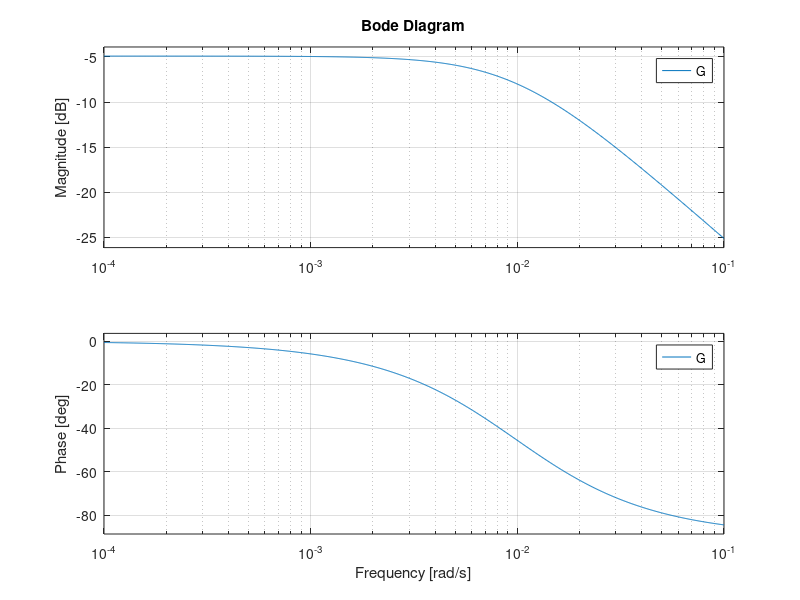
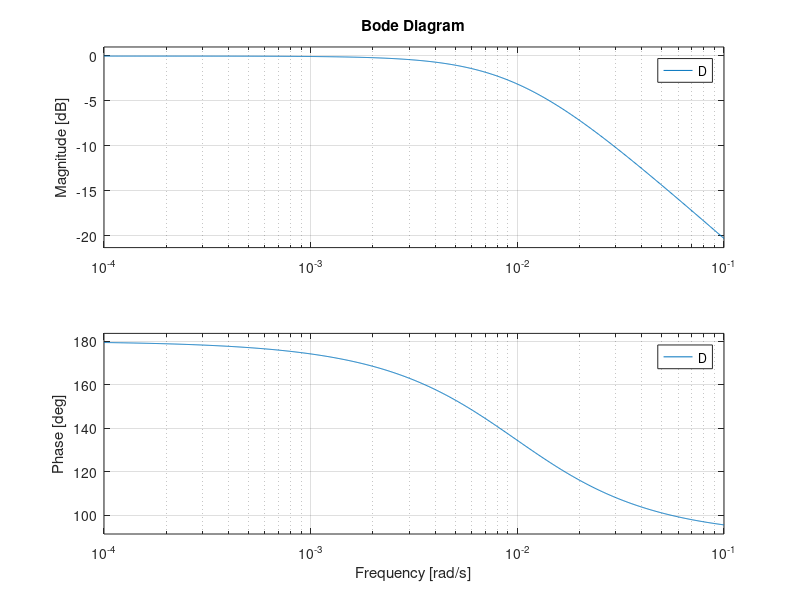
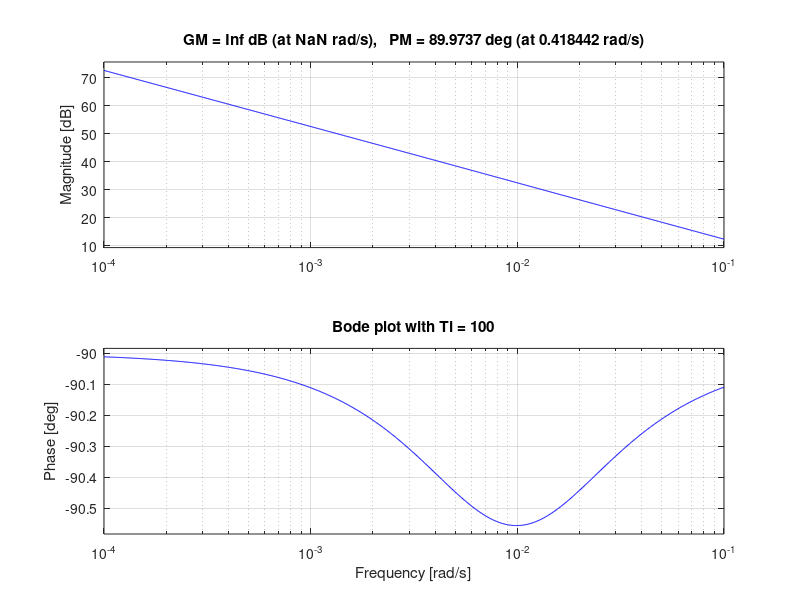
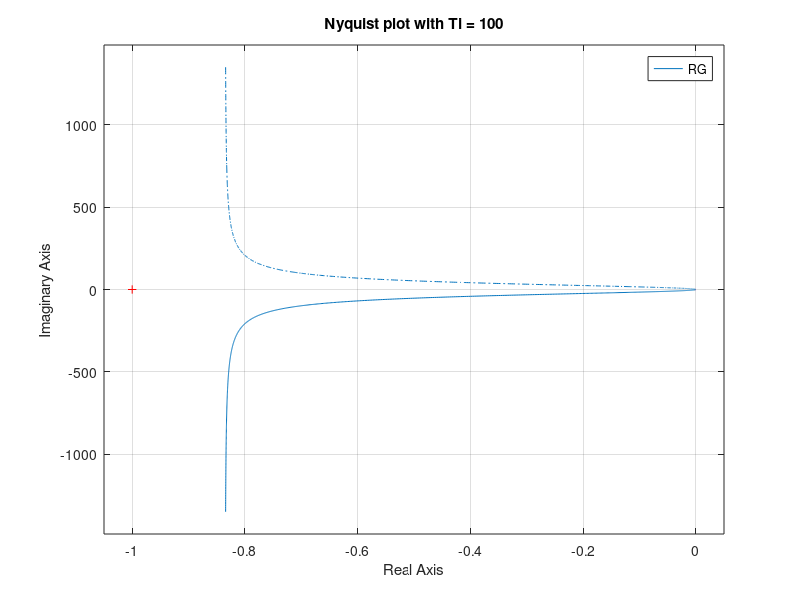

Here is the MATLAB script that generated these plots, in order: (Note: this script raises an error after producing the figures.)
close all; clear; clc;

%% System data
g = 9.81;               % gravity acceleration [m/s^2]
M = 1500;               % vehicle mass [kg]
J_wheel = 1;            % moment of inertia of the wheel [kg*m^2]
J_M = 0.05;             % moment of inertia of the motor [kg*m^2]
alpha = deg2rad(5);     % slope of the road [degrees]
R = 0.35;               % wheel radius [m]
r1 = 0.005;             % damping coefficient 1 [Nms/rad]
r2 = 0.005;             % damping coefficient 2 [Nms/rad]
k_t = Inf;              % torsional stiffness of the drive shaft [Nm/rad]
tau_1 = 3;              % transmission ratio [-]
tau_2 = 1;              % differential ratio [-]
rho_air = 1.225;        % air density [kg/m^3]
A_front = 2.2;          % front surface of the vehicle [m^2]
Cx = 0.3;               % drag coefficient [-]
C_RR = 0.01;            % rolling coefficient [-]
k_RR = 0.0002;          % rolling coefficient [s/m]

m_star = J_M*(tau_1*tau_2/R)^2+4*J_wheel/(R^2)+M;
r_star = (r1+r2)*(tau_2/R)^2;
fprintf('m*=%f ; r*=%f\n',m_star,r_star);

%% Part 1 : Steady-state analysis
v0 = 15;                % steady-state vehicle speed [m/s]
v_w0 = 3.5;             % steady-state wind speed [m/s]

ratio = R/(tau_2*tau_1);
F_D0 = 1/2*rho_air*Cx*A_front*(v0+v_w0)^2;
F_R0 = M*g*C_RR*(1+k_RR*v0);
P = M*g*sin(alpha);
damp_0 = r_star*v0;

T_M0 = ratio*(F_D0 + F_R0 + P + damp_0);
fprintf('Steady-state motor torque : %f N*m\n',T_M0);
 
r_gen = r_star + C_RR*k_RR*M*g + rho_air*Cx*A_front*(v0 + v_w0);

numG = 1/ratio;
denG = [m_star, r_gen];
G = tf(numG, denG); % TF of v/T_M
figure;
bode(G);
% poles = pole(G);
% fprintf('Poles of G : %f\n',poles);

numD = -rho_air*Cx*A_front*(v0+v_w0);
denD = denG;
D = tf(numD, denD); % TF of v/v_wind
figure;
bode(D);

%% Part 2 : PI regulator
Kp = 75; % Proportional gain
Ti = 100; % Integral time constant
Ki = Kp / Ti; % Integral gain
R = pid(Kp, Ki);

% Open-loop transfer function
RG = series(R, G);
fprintf('Poles of RG : %f\n',pole(RG)');
fprintf('Zeros of RG : %f\n',zero(RG)');


% Closed-loop transfer function
L = feedback(RG, 1);

% Stability analysis
figure;
margin(RG);
title(['Bode plot with Ti = ', num2str(Ti)]);

figure;
nyquist(RG);
title(['Nyquist plot with Ti = ', num2str(Ti)]);

figure;
rlocus(RG);
title(['Root locus with Ti = ', num2str(Ti)]);

% Step response performance
figure;
step(L);
title(['Step response with Ti = ', num2str(Ti)]);

stp_nfo = stepinfo(L);
tr = stp_nfo.RiseTime;
Po = stp_nfo.Overshoot;
ts = stp_nfo.SettlingTime;
BW = bandwidth(L);
fprintf('Rise time : %f\n',tr);
fprintf('Overshoot : %f\n',Po);
fprintf('Settling time : %f\n',ts);
fprintf('Bandwidth : %f\n',BW);

% Bode diagrams of the open-loop transfer function
figure;
asymp(RG);
title('Bode plot of the open-loop transfer function');

% Bode diagrams of the closed-loop transfer function
figure;
asymp(L);
title('Bode plot of the closed-loop transfer function');

% Bode diagrams of the closed-loop wind disturbance transfer function
K2 = -rho_air*Cx*A_front*(v0+v_w0);
G_D = tf(1, denG);
Kc = numG;
LD = K2 * feedback(G_D, Kc*R);
figure;
asymp(LD);
title('Bode plot of the closed-loop wind disturbance transfer function');